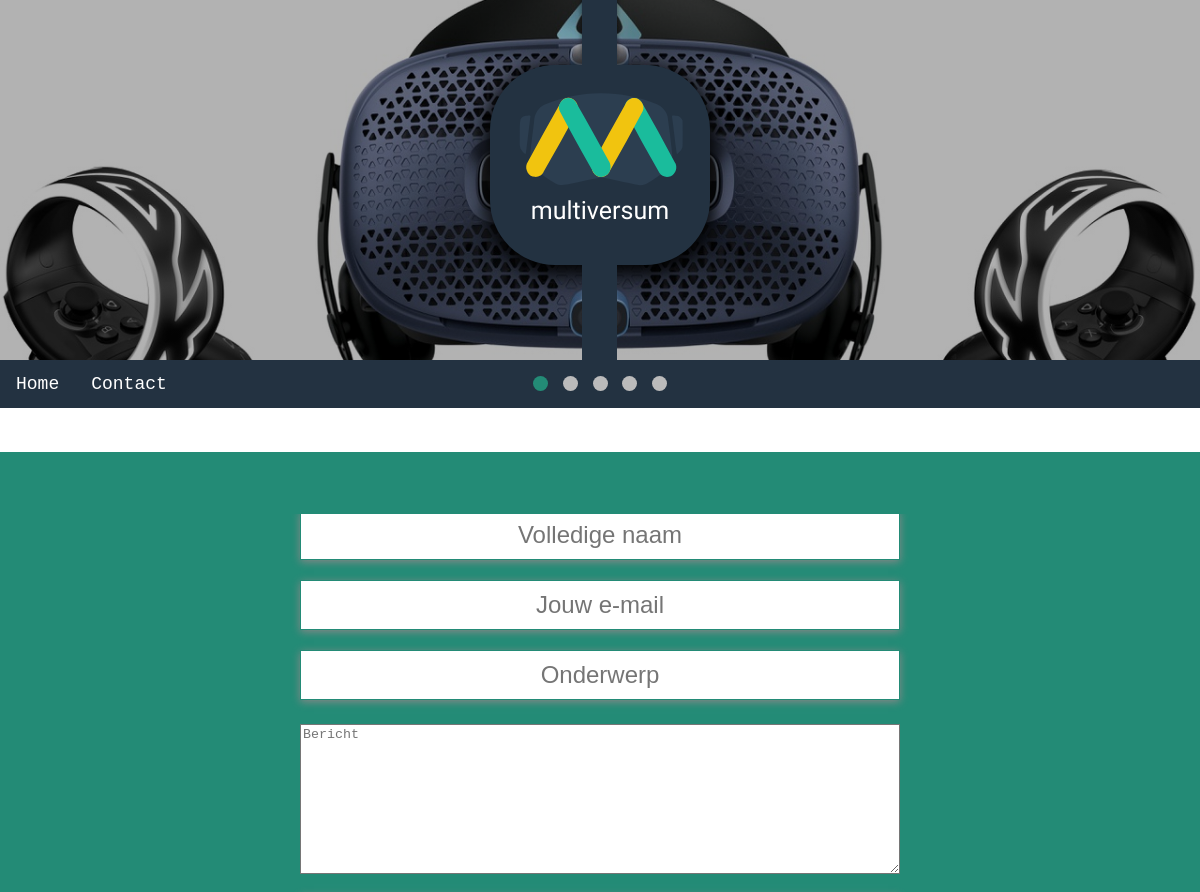
/?op=view&view=contact (upper part), run on an earlier commit of the app's database.
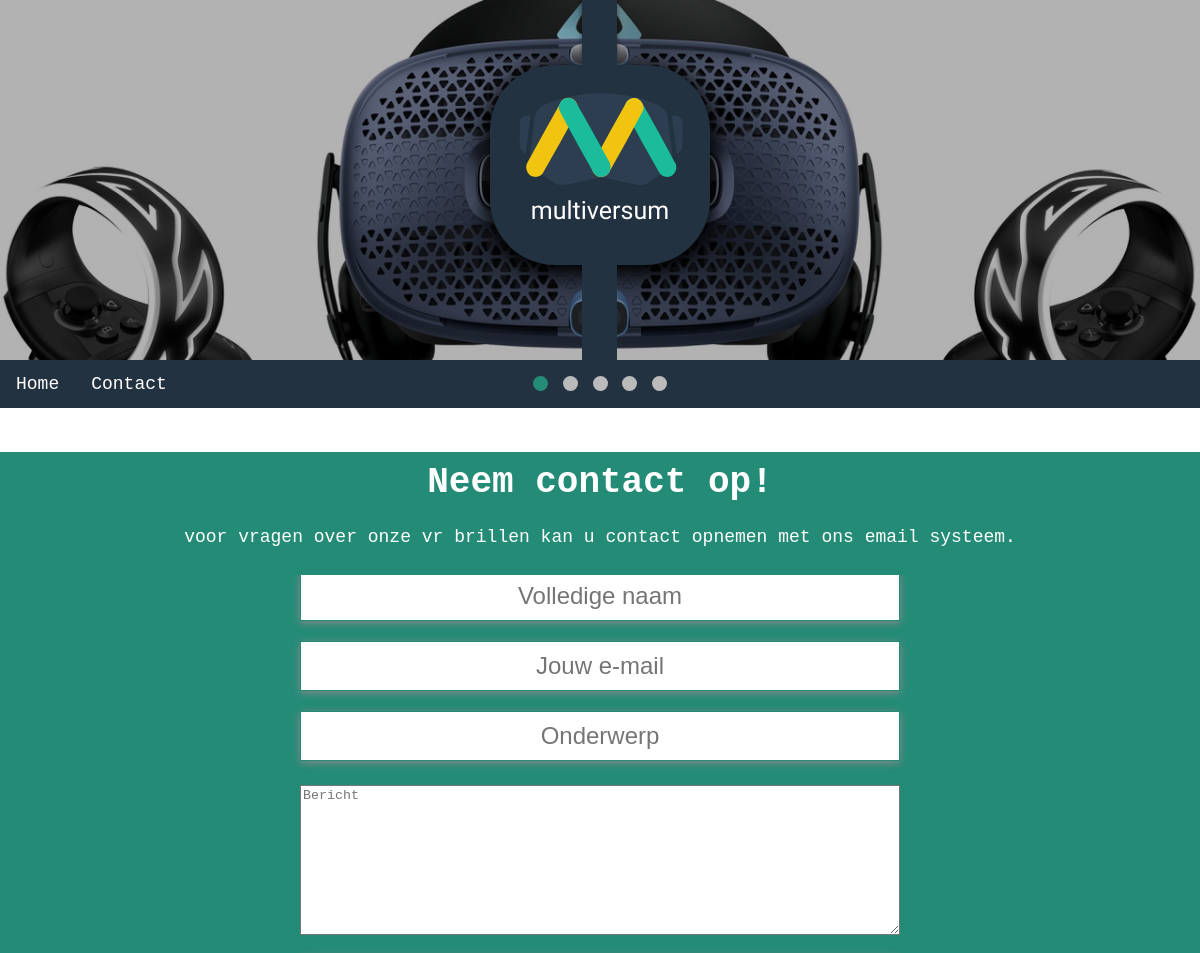
And on a later commit of the database.
### tables this page shows
CREATE TABLE IF NOT EXISTS `content` (
  `id` int(240) NOT NULL AUTO_INCREMENT,
  `page` int(240) NOT NULL,
  `title` varchar(240) NOT NULL,
  `text` varchar(240) NOT NULL,
  PRIMARY KEY (`id`),
  UNIQUE KEY `page` (`page`)
);

### index.php (called while the page is built, shortened)
<?php
    require_once 'controller/ContactsController.php';
    $controller = new ContactsController();
    $controller->handleRequest();
 ?>

### model/DataHandler.php (called while the page is built, shortened)
<?php
class DataHandler{
	public function __construct($host, $dbdriver, $dbname, $username, $password)
	{
		$this->host = $host;
		$this->dbdriver = $dbdriver;
		$this->dbname = $dbname;
		$this->username = $username;
		$this->password = $password;
		try {
			$this->dbh = new PDO("$this->dbdriver:host=$this->host;dbname=$this->dbname", $this->username, $this->password);
			$this->dbh->setAttribute(PDO::ATTR_ERRMODE, PDO::ERRMODE_EXCEPTION);
			return true;
		} catch (PDOException $e) {
			echo "Connection with ".$this->dbdriver." failed: ".$e->getMessage();
		}
	}
	public function readsData($sql){
		return $this->dbh->query($sql,PDO::FETCH_ASSOC);
	}
}
?>

### model/ContactsLogic.php (called while the page is built, shortened)
<?php
require_once 'DataHandler.php';
class ContactsLogic {
    public function __construct()
    {
        $this->dataHandler = new DataHandler("localhost","mysql","multiversum","root","");
    }
    public function displayContent($content) {
        $sql = 'SELECT * FROM content WHERE page =' . $content;
        $res = $this->dataHandler->readsData($sql);
        $results = $res->fetchAll();
        return $results;
    }
}
 ?>

### view/contact.php (the view, shortened to what this page needs)
<?php
include 'header.php';
$html = "<span>";
    $html .= "<h1>" . $content[0]['title'] . "</h1>";
    $html .= "<p>" . $content[0]['text'] . "</p>";
echo $html;
?>
<div class="clearfix">
<form action="contactform.php" method="post">
  <input type="text" name="name" placeholder="Volledige naam"><br>
  <input type="text" name="mail" placeholder="Jouw e-mail"><br>
  <input type="text" name="subject" placeholder="Onderwerp"><br>
  <textarea name="message" placeholder="Bericht"></textarea><br>
</div>
</span>
<?php
include 'footer.php';
?>

### controller/ContactsController.php (shortened to what this page needs)
<?php
require_once 'model/ContactsLogic.php';
class ContactsController {
    public function __construct(){
        $this->ContactsLogic = new ContactsLogic();
    }
    public function handleRequest() {
        try {
            $op = isset($_REQUEST['op'])?$_REQUEST['op']:null;
            switch ($op) {
                case 'view':
                $this->collectLoadView($_REQUEST['view']);
                break;
            }
        } catch (ValidationException $e) {
            $errors = $e->getErrors();
        }
    }
    public function collectLoadView($view) {
        $include = $this->ContactsLogic->readView($view);
        if($include == 'view/contacts.php') {
            $content = $this->ContactsLogic->displayContent(1);
            $contacts = $this->ContactsLogic->readContacts();
            $actions = $this->ContactsLogic->readContactsActions();
            $page = 1;
        } else {
            $content = $this->ContactsLogic->displayContent(2);
        }
        include $include;
    }
}
 ?>

### view/header.php (shortened to what this page needs)
<html>
<head>
	<link rel="stylesheet" type="text/css" href="../multiversum/view/assets/css/home.css">
    <link rel="stylesheet" type="text/css" href="../multiversum/view/assets/css/products.css">
    <link rel="stylesheet" type="text/css" href="../multiversum/view/assets/css/contact.css">
    <link rel="stylesheet" type="text/css" href="../multiversum/view/assets/css/actions.css">
</head>
<body>
<ul id="slides" stop="false">
    <li class="slide showing"><div class="logoLine1"></div><div class="logoBackground"><img src="../multiversum/view/assets/img/logo.svg" class="headerLogo"><p class="brandName">multiversum</p></div><div class="logoLine2"></li>
</ul>
<div id="dots" style="text-align:center">
    <p class="dot selected" id="dot1"></p>
    <p class="dot" id="dot2"></p>
    <p class="dot" id="dot3"></p>
    <p class="dot" id="dot4"></p>
    <p class="dot" id="dot5"></p>
</div>
<?php
    if($_SESSION['name'] !== 'guest') {
        $html =  "<nav>";
            $html .=  "<ul>";
            $html .=    "<li><a href='?op=view&view=home'>Home</a></li>";
            $html .=    "<li><a href='?op=view&view=contact'>Contact</a></li>";
            $html .=    "<li><a href='?op=view&view=li8cehj792rqh8px7dsa3r768dy'>Nieuw Product</a></li>";
            $html .=    "<li><a href='?op=view&view=pageContent'>Pagina Content</a></li>";
            $html .=  "</ul>";
        $html .=  "</nav>";
    } else {
        $html =  "<nav>";
            $html .=  "<ul>";
            $html .=    "<li><a href='?op=view&view=home'>Home</a></li>";
            $html .=    "<li><a href='?op=view&view=contact'>Contact</a></li>";
            $html .=  "</ul>";
        $html .=  "</nav>";
    }
    echo $html;
?>

### view/footer.php (shortened to what this page needs)
</body>
</html>

### view/assets/css/home.css (style rules this page uses)
:root { --green: #238b76; --yellow: #f1c40f; --grey: #233241; --greyLight: #2c3e50; }
html { -webkit-touch-callout: none; -webkit-user-select: none; -khtml-user-select: none; -moz-user-select: none; -ms-user-select: none; user-select: none; }
body { margin: 0px; font-family: monospace; font-size: 18px; color: white; }
ul { list-style-type: none; margin: 0; padding: 0; overflow: hidden; background-color: var(--grey); }
li { float: left; }
li a { display: block; color: white; text-align: center; padding: 14px 16px; text-decoration: none; }
span { display: block; width: 100%; background: var(--green); text-align: center; }
span > h1 { padding: 10px; padding-bottom: 0px; }
span > p { padding: 10px; padding-top: 0px; }
input { background: var(--green); color: white; border: 1px solid var(--green); font-size: 24px; height: 34px; width: 60px; box-shadow: 0px 2px 8px 0px #888888; position: relative; top: -4px; text-align: center; }
.brandName { font-family: Quicksand; }
#slides { position: relative; height: 400px; padding: 0px; margin: 0px; z-index: -1; }
.slide { position: absolute; left: 0px; top: 0px; width: 100%; height: 100%; opacity: 0; z-index: 1; -webkit-transition: opacity 1s; -moz-transition: opacity 1s; -o-transition: opacity 1s; transition: opacity 1s; }
.showing { opacity: 1; z-index: 2; }
.selected { background-color: var(--green)!important; opacity: 1; z-index: 2; }
.dot { cursor: pointer; height: 15px; width: 15px; margin: 0 2px; background-color: #bbb; border-radius: 50%; display: inline-block; transition: background-color 0.6s ease; }
#dots { position: relative; height: 0px; top: -24px; margin-bottom: -40px; }
.slide { text-align: center; font-size: 25px; padding: 40px; box-sizing: border-box; background: #333; color: #fff; list-style-type: none; background-position: center; background-repeat: no-repeat; background-size: cover; }
.slide:nth-of-type(1) { background-image: linear-gradient(180deg,rgba(0,0,0,0.3) 0%,rgba(0,0,0,0.3) 100%), url(../../assets/img/header1.jpeg); }
.headerLogo { width: 223px; height: 165px; background-position: center; background-repeat: no-repeat; background-size: cover; position: relative; top: 5px; }
.logoBackground { background: var(--grey); border-radius: 65px; width: 220px; margin: auto; height: 200px; box-shadow: 0px 4px 20px 4px #000; margin-top: 25px; }
.logoBackground > p { margin-top: -34px; }
.logoLine1 { background: var(--grey); box-shadow: 0px 4px 20px 4px #000; width: 35px; height: 68px; position: absolute; left: 50%; margin-left: -18px; top: 0; box-shadow: 0px -8px 5px 0px #0000008a; }
.logoLine2 { background: var(--grey); width: 35px; height: 100px; position: absolute; left: 50%; margin-left: -18px; top: 264px; }

### view/assets/css/contact.css (style rules this page uses)
body { margin: 0px; padding: 0px; font-family: Arial, Helvetica, sans-serif #444444; }
textarea { display: block; height: 150px; width: 600px; margin-left: auto; margin-right: auto; background-color: white; }
input { color: black; display: block; height: 50px; width: 600px; margin-left: auto; margin-right: auto; background-color: white; }
.clearfix { overflow: auto; }
img { margin-left: auto; margin-right: auto; }

### view/assets/css/actions.css (style rules this page uses)
.showing { opacity: 1; z-index: 2; }
.selected { background-color: var(--green)!important; opacity: 1; z-index: 2; }
.dot { cursor: pointer; height: 15px; width: 15px; margin: 0 2px; background-color: #bbb; border-radius: 50%; display: inline-block; transition: background-color 0.6s ease; }
#dots { position: relative; height: 0px; top: -24px; margin-bottom: -40px; }

What changed in the data, as far as the page shows it:
added content: title "Neem contact op!", text "voor vragen over onze vr brillen kan u contact opnemen met ons email systeem."
